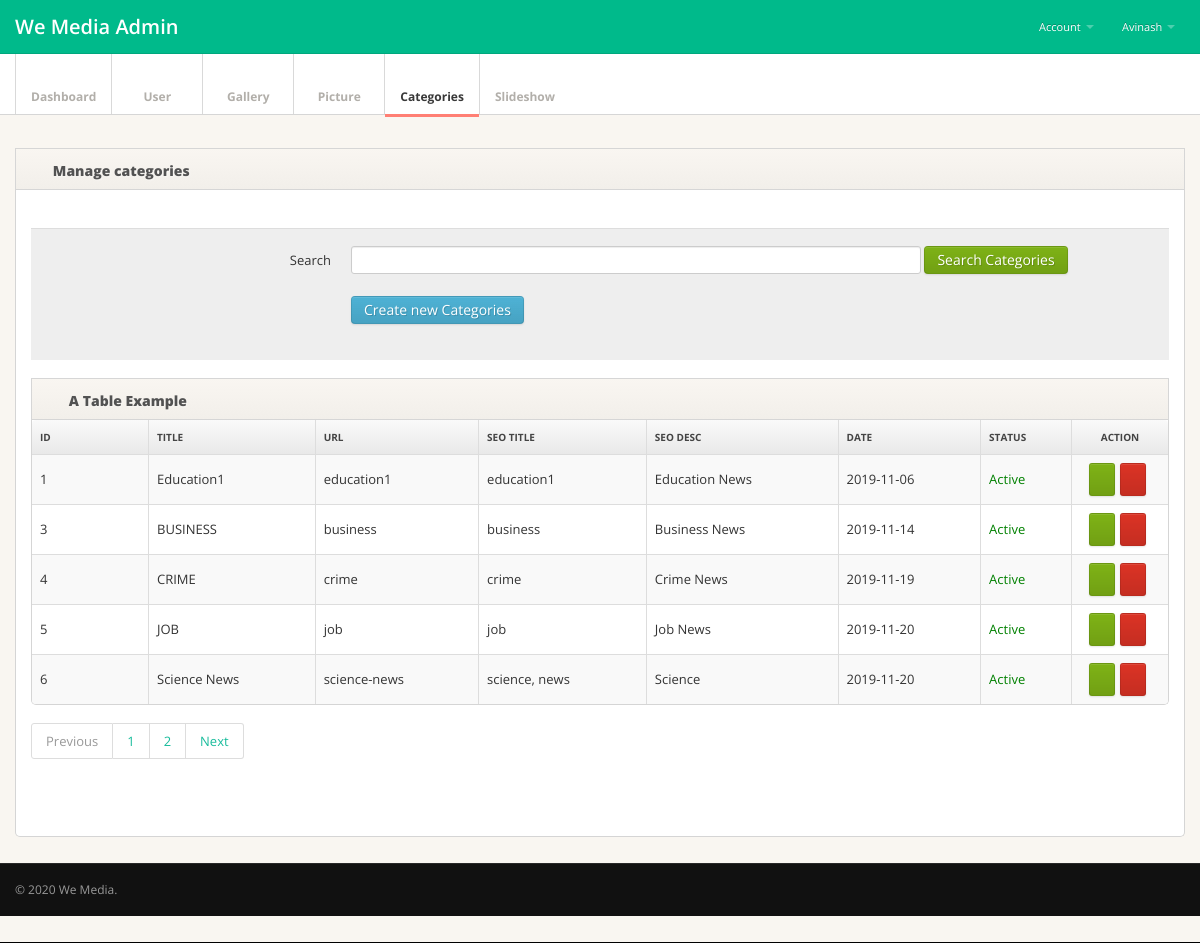
The app's page /Super_Admin/categories.php (signed in), older data.
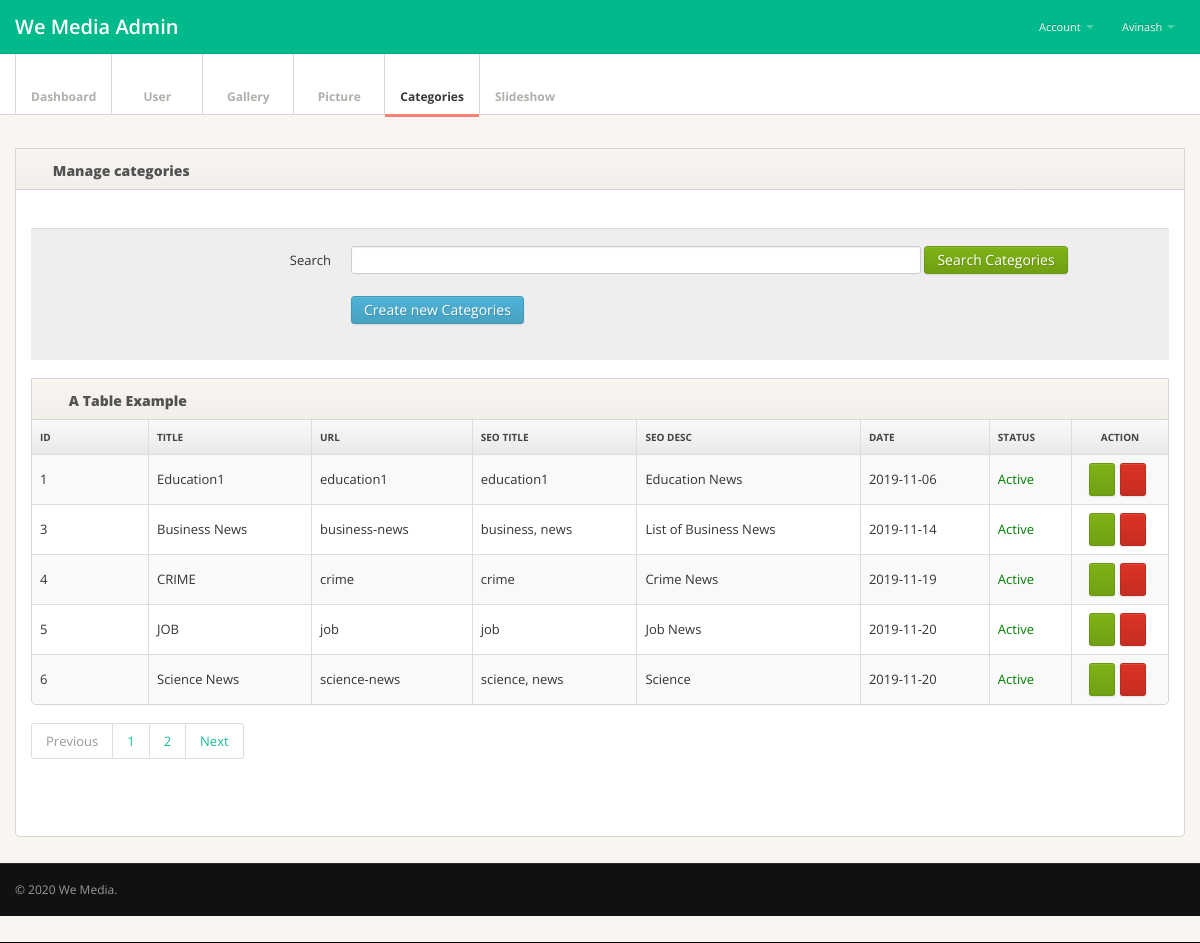
The same page, newer data.
### tables this page shows
CREATE TABLE `tbl_categories` (
  `id` int(5) NOT NULL,
  `title` varchar(40) DEFAULT NULL,
  `url` varchar(40) DEFAULT NULL,
  `seo_title` varchar(255) DEFAULT NULL,
  `seo_desc` varchar(255) DEFAULT NULL,
  `c_date` date NOT NULL,
  `date` timestamp NULL DEFAULT CURRENT_TIMESTAMP ON UPDATE CURRENT_TIMESTAMP,
  `status` tinyint(1) DEFAULT '1'
);

### Super_Admin/engine/engine.php (called while the page is built, shortened)
<?php
$select="";
@$page=$_GET["page"];
  if($page=="" || $page==1)
  {
      @$page1=0;
  }
  else
  {
      @$page1=($page*5)-5;
  }
  if($type=='user'){
    $select= mysqli_query($con,"select * from tbl_module_$type limit $page1,5");
   }else{
       $select= mysqli_query($con,"select * from tbl_$type limit $page1,5");
   }
if(isset($_POST['search'])){
	if($_POST['keyword']==NULL){
    $error="Please Enter Hint Like ID or Title or caption to search ";
    $sql=$select;
  }
else{
  $searchkey = $_POST['keyword'];
  if($type=="picture" || $type=="slideshow"){
    $sql=mysqli_query($con,"select * from tbl_$type where caption like '%$searchkey%' or id like '%$searchkey%' and deletion='1'");
    }
    if($type=="gallery" || $type=="categories"){
      $sql=mysqli_query($con,"select * from tbl_$type where title like '%$searchkey%' or id like '%$searchkey%' and deletion='1'");
      }
      if($type=="qna"){
        $sql=mysqli_query($con,"select * from tbl_$type where question like '%$searchkey%' or id like '%$searchkey%' and deletion='1'");
        }
        if($type=="feedbcak"){
          $sql=mysqli_query($con,"select * from tbl_$type where subject like '%$searchkey%' or message like '%$searchkey%' or id like '%$searchkey%' and deletion='1'");
          }
          if($type=="user"){
            $sql=mysqli_query($con,"select * from tbl_module_$type where user_name like '%$searchkey%' or first_name like '%$searchkey%' or id like '%$searchkey%' or last_name like '%$searchkey%' or email like '%$searchkey%' and deletion='1'");
            }
}
}else{
  $sql=$select;
  }
?>

### Super_Admin/Manager/categories/tbl.php (the view, shortened to what the changed rows need)
						<div class="tab-pane active" id="formcontrols">
						<form id="edit-profile" class="form-horizontal" action="<?php echo $_SERVER['PHP_SELF'];?>" method="post">
							<fieldset>
       								 <div class="widget widget-table action-table">
          									<div class="widget-content">
           							 <table class="table table-striped table-bordered">
              <thead>
                <tr>
                  <th style="width: 100px;"> Id </th>
                  <th> Title</th>
                  <th> URL</th>
                  <th>SEO title</th>
                  <th>SEO Desc</th>
                  <th> Date</th>
                  <th>Status</th>
                  <th class="td-actions"> Action</th>
                </tr>
              </thead>
              <tbody>
              <?php
              while($row=mysqli_fetch_array($sql)){
              ?>
                <tr>
                  <td> <?php echo $row['id'];?> </td>
                  <td> <?php echo $row['title'];?> </td>
                  <td> <?php echo $row['url'];?> </td>
                  <td> <?php echo $row['seo_title'];?> </td>
                  <td> <?php echo $row['seo_desc'];?> </td>
                  <td> <?php echo $row['c_date'];?> </td>
                  <td>
<a href="?status=<?php echo $row['id']; ?>" style="color:<?php echo $row['status']?'green':'red'; ?>" onclick="return confirm('Are you sure to change the status of item?')">
<?php echo $row['status']?'Active':'in-active'; ?></td>
                  <td class="td-actions"><a href="?edit=<?php echo $row['id']; ?>" class="btn btn-small btn-success"><i class="btn-icon-only icon-pencil"> </i></a><a href="?del=<?php echo $row['id']; ?>" class="btn btn-danger btn-small"><i class="btn-icon-only icon-remove"> </i></a></td>
                </tr>
              <?php
              }
              ?>
              </tbody>
            </table>
          </div>
        </div>
								</fieldset>
							</form>
						</div>

Row changes from the older to the newer data that the page shows:
changed tbl_categories "Business News": title "BUSINESS" → "Business News"; url "business" → "business-news"; seo_title "business" → "business, news"; seo_desc "Business News" → "List of Business News"
